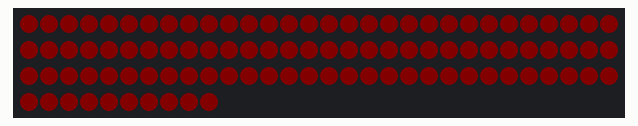
The sketch below on a simulated Arduino Uno, built with avr-gcc and run on an emulated ATmega328P. Parts: 100 RGB LEDs in strip order, left to right, continuing on the next row. Dim RGB values are drawn brighter than linear.

Above: at 1.77 s.
At 5.18 s:
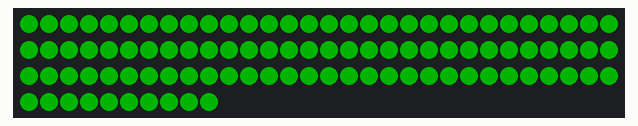
At 6.54 s:
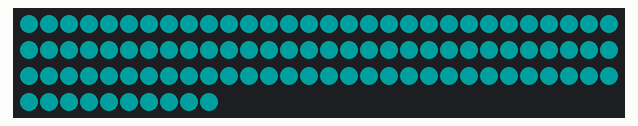
At 9.28 s:
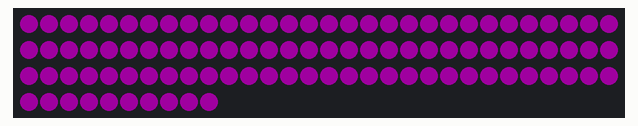
At 16.7 s:
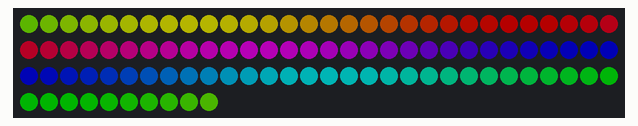
At 39.81 s:
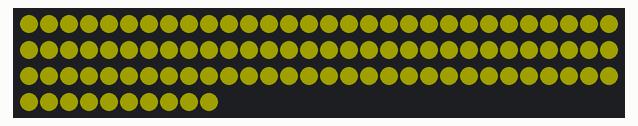

The sketch:

LEDDome.ino
```cpp
#include <Adafruit_NeoPixel.h>
#ifdef __AVR__
  #include <avr/power.h>
#endif

#include "hue.h"
#include "pattern.h"

const int neoPixelPin   = 6;
const int neoPixelCount = 100;

const Adafruit_NeoPixel neoPixels = Adafruit_NeoPixel(neoPixelCount, neoPixelPin, NEO_GRB + NEO_KHZ800);

void setup() {
  neoPixels.begin();
  delay(200);
  neoPixels.clear();
  neoPixels.show();
  delay(200);
  neoPixels.setBrightness(64);
  delay(1000);
}

void loop() {
  showPattern01(&neoPixels);
  delay(1000);
  showPattern02(&neoPixels);
  delay(3000);
}
```

hue.cpp
```cpp
#include "hue.h"

#define _USE_MATH_DEFINES
#include <math.h>

#include <Adafruit_NeoPixel.h>
#ifdef __AVR__
  #include <avr/power.h>
#endif

uint32_t hue(double v) {
  static double initial_phase[3] = {
    // red initial phase
    0,
    // green initial phase
    1.0,
    // blue initial phase
    2.0
  };

  if (v < 0.0) {
    v = 0.0;
  } else if (v > 1.0) {
    v = 1.0;
  }
  v *= 3.0;

  // RGBの値を0.0 - 1.0の範囲で算出
  double rgb[3];
  for (int i = 0; i < 3; i++) {
    double phase = fmod(v + initial_phase[i], 3.0);

    // calc sin wave
    rgb[i] = sin(2.0 * M_PI * phase);

    // combine square wave
    if (phase >= 0.25 && phase <= 1.25) {
      rgb[i] += 2.0;
    } else if (phase >= 1.75 && phase <= 2.75) {
      rgb[i] -= 2.0;
    }

    rgb[i] += 1.0;

    if (rgb[i] > 2.0) {
      rgb[i] = 2.0;
    } else if (rgb[i] < 0.0) {
      rgb[i] = 0.0;
    }
    rgb[i] /= 2.0;
  }

  // NeoPixelに渡す型に変換
  uint8_t red = 255 * rgb[0];
  uint8_t green = 255 * rgb[1];
  uint8_t blue = 255 * rgb[2];
  return Adafruit_NeoPixel::Color(red, green, blue);
}
```

hue.h
```cpp
#ifndef HEU_h
#define HEU_h

#include <stdint.h>

#include <Adafruit_NeoPixel.h>
#ifdef __AVR__
  #include <avr/power.h>
#endif

uint32_t hue(double v);

#endif // HEU_h
```

pattern.cpp
```cpp
#include "pattern.h"

void setAllPixelColor(const Adafruit_NeoPixel *pixels, uint8_t r, uint8_t g, uint8_t b) {
  int16_t pixelCount = pixels->numPixels();
  for (int16_t i = 0; i < pixelCount; i++) {
    pixels->setPixelColor(i, r, g, b);
  }
}

void setAllPixelColor(const Adafruit_NeoPixel *pixels, uint32_t c) {
  int16_t pixelCount = pixels->numPixels();
  for (int16_t i = 0; i < pixelCount; i++) {
    pixels->setPixelColor(i, c);
  }
}
```

pattern.h
```cpp
#ifndef PATTERN_h
#define PATTERN_h

#include <stdint.h>

#include <Adafruit_NeoPixel.h>
#ifdef __AVR__
  #include <avr/power.h>
#endif

void showPattern01(const Adafruit_NeoPixel *pixels);
void showPattern02(const Adafruit_NeoPixel *pixels);

void setAllPixelColor(const Adafruit_NeoPixel *pixels, uint8_t r, uint8_t g, uint8_t b);
void setAllPixelColor(const Adafruit_NeoPixel *pixels, uint32_t c);

#endif
```

pattern01.cpp
```cpp
#include "pattern.h"

#include <stdint.h>

#include <Adafruit_NeoPixel.h>
#ifdef __AVR__
  #include <avr/power.h>
#endif

static void fadeInOut(const Adafruit_NeoPixel *pixels, const uint8_t red, const uint8_t green, const uint8_t blue) {
  for (int16_t i = 2; i <= 20; i++) {
    uint8_t r = red * (0.05 * i);
    uint8_t g = green * (0.05 * i);
    uint8_t b = blue * (0.05 * i);
    setAllPixelColor(pixels, r, g, b);
    pixels->show();
    delay(30);
  }

  for (int16_t i = 20; i >= 2; i--) {
    uint8_t r = red * (0.05 * i);
    uint8_t g = green * (0.05 * i);
    uint8_t b = blue * (0.05 * i);
    setAllPixelColor(pixels, r, g, b);
    pixels->show();
    delay(30);
  }
}

void showPattern01(const Adafruit_NeoPixel *pixels) {
  pixels->clear();
  pixels->show();
  delay(200);

  // 赤色
  fadeInOut(pixels, 255, 0, 0);

  // 黄色
  fadeInOut(pixels, 127, 127, 0);

  // 緑色
  fadeInOut(pixels, 0, 255, 0);

  // 水色
  fadeInOut(pixels, 0, 127, 127);

  // 青色
  fadeInOut(pixels, 0, 0, 255);

  // 紫色
  fadeInOut(pixels, 127, 0, 127);

  pixels->clear();
  pixels->show();
  delay(200);
}
```

pattern02.cpp
```cpp
#include "pattern.h"

#include <stdint.h>

#include <Adafruit_NeoPixel.h>
#ifdef __AVR__
  #include <avr/power.h>
#endif

#include "hue.h"

void showPattern02(const Adafruit_NeoPixel *pixels) {
  pixels->clear();
  pixels->show();
  delay(200);

  const int16_t pixelCount = pixels->numPixels();

  int32_t hueColors[pixelCount];
  for (int16_t i = 0; i < pixelCount; i++) {
    double colorPhase = (double) i / (double) pixelCount;
    hueColors[i] = hue(colorPhase);
  }

  // 1ピクセルごとに点灯させる
  // 色相の色を順に設定
  for (int16_t i = pixelCount - 1; i >= 0; i--) {
    pixels->setPixelColor(i, hueColors[i]);
    pixels->show();
    delay(50);
  }

  delay(500);

  // 色相を回転させる
  // 色相の色を1個ずつずらしながら点灯
  for (int16_t shift = 0; shift < pixelCount * 2; shift++) {
    for (int16_t i = 0; i < pixelCount; i++) {
      int16_t hueColorIndex = (i + shift) % pixelCount;
      pixels->setPixelColor(i, hueColors[hueColorIndex]);
    }
    pixels->show();
    delay(50);
  }

  // ピクセルごとに消灯
  for (int16_t i = pixelCount - 1; i >= 0; i--) {
    pixels->setPixelColor(i, 0, 0, 0);
    pixels->show();
    delay(50);
  }

  pixels->clear();
  pixels->show();
  delay(200);
}
```
